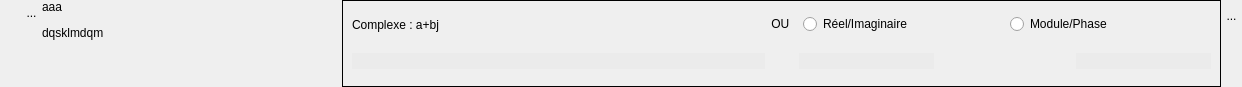
<?xml version="1.0" encoding="UTF-8"?>
<ui version="4.0">
 <class>WidgetSimpComplexe</class>
 <widget class="QWidget" name="WidgetSimpComplexe">
  <property name="geometry">
   <rect>
    <x>0</x>
    <y>0</y>
    <width>1242</width>
    <height>87</height>
   </rect>
  </property>
  <property name="sizePolicy">
   <sizepolicy hsizetype="Preferred" vsizetype="Preferred">
    <horstretch>0</horstretch>
    <verstretch>0</verstretch>
   </sizepolicy>
  </property>
  <property name="minimumSize">
   <size>
    <width>940</width>
    <height>0</height>
   </size>
  </property>
  <property name="maximumSize">
   <size>
    <width>1493</width>
    <height>1400</height>
   </size>
  </property>
  <property name="windowTitle">
   <string>Form</string>
  </property>
  <property name="styleSheet">
   <string notr="true">QLineEdit {
background:rgb(235,235,235);
border:0px;
}</string>
  </property>
  <layout class="QHBoxLayout" name="horizontalLayout_5">
   <property name="spacing">
    <number>0</number>
   </property>
   <property name="margin">
    <number>0</number>
   </property>
   <item>
    <layout class="QVBoxLayout" name="verticalLayout_2">
     <property name="spacing">
      <number>0</number>
     </property>
     <item>
      <layout class="QHBoxLayout" name="horizontalLayout">
       <property name="spacing">
        <number>0</number>
       </property>
       <property name="sizeConstraint">
        <enum>QLayout::SetFixedSize</enum>
       </property>
       <item>
        <spacer name="horizontalSpacer_3">
         <property name="orientation">
          <enum>Qt::Horizontal</enum>
         </property>
         <property name="sizeType">
          <enum>QSizePolicy::Fixed</enum>
         </property>
         <property name="sizeHint" stdset="0">
          <size>
           <width>21</width>
           <height>20</height>
          </size>
         </property>
        </spacer>
       </item>
       <item>
        <widget class="MonBoutonValide" name="RBValide">
         <property name="minimumSize">
          <size>
           <width>21</width>
           <height>25</height>
          </size>
         </property>
         <property name="maximumSize">
          <size>
           <width>21</width>
           <height>25</height>
          </size>
         </property>
         <property name="focusPolicy">
          <enum>Qt::ClickFocus</enum>
         </property>
         <property name="toolTip">
          <string>Affiche le rapport de validation du mot-clef</string>
         </property>
         <property name="styleSheet">
          <string notr="true">border : 0px</string>
         </property>
         <property name="text">
          <string>...</string>
         </property>
         <property name="icon">
          <iconset>
           <normaloff>../Editeur/icons/ast-green-ball.png</normaloff>../Editeur/icons/ast-green-ball.png</iconset>
         </property>
         <property name="iconSize">
          <size>
           <width>25</width>
           <height>25</height>
          </size>
         </property>
        </widget>
       </item>
      </layout>
     </item>
     <item>
      <spacer name="verticalSpacer">
       <property name="orientation">
        <enum>Qt::Vertical</enum>
       </property>
       <property name="sizeHint" stdset="0">
        <size>
         <width>20</width>
         <height>5</height>
        </size>
       </property>
      </spacer>
     </item>
    </layout>
   </item>
   <item>
    <widget class="MonLabelClic" name="label">
     <property name="sizePolicy">
      <sizepolicy hsizetype="Fixed" vsizetype="Preferred">
       <horstretch>0</horstretch>
       <verstretch>0</verstretch>
      </sizepolicy>
     </property>
     <property name="minimumSize">
      <size>
       <width>300</width>
       <height>25</height>
      </size>
     </property>
     <property name="maximumSize">
      <size>
       <width>178</width>
       <height>16777215</height>
      </size>
     </property>
     <property name="frameShape">
      <enum>QFrame::NoFrame</enum>
     </property>
     <property name="text">
      <string>&lt;html&gt;&lt;head/&gt;&lt;body&gt;&lt;p&gt;aaa&lt;/p&gt;&lt;p&gt;dqsklmdqm&lt;/p&gt;&lt;/body&gt;&lt;/html&gt;</string>
     </property>
     <property name="scaledContents">
      <bool>false</bool>
     </property>
     <property name="alignment">
      <set>Qt::AlignLeading|Qt::AlignLeft|Qt::AlignTop</set>
     </property>
    </widget>
   </item>
   <item>
    <widget class="QFrame" name="frame">
     <property name="frameShape">
      <enum>QFrame::Box</enum>
     </property>
     <layout class="QGridLayout" name="gridLayout">
      <item row="0" column="0">
       <layout class="QHBoxLayout" name="horizontalLayout_4">
        <item>
         <widget class="QLabel" name="label_2">
          <property name="sizePolicy">
           <sizepolicy hsizetype="Preferred" vsizetype="Fixed">
            <horstretch>0</horstretch>
            <verstretch>0</verstretch>
           </sizepolicy>
          </property>
          <property name="minimumSize">
           <size>
            <width>0</width>
            <height>29</height>
           </size>
          </property>
          <property name="maximumSize">
           <size>
            <width>16777215</width>
            <height>29</height>
           </size>
          </property>
          <property name="text">
           <string>Complexe : a+bj</string>
          </property>
         </widget>
        </item>
        <item>
         <spacer name="horizontalSpacer_2">
          <property name="orientation">
           <enum>Qt::Horizontal</enum>
          </property>
          <property name="sizeHint" stdset="0">
           <size>
            <width>19</width>
            <height>20</height>
           </size>
          </property>
         </spacer>
        </item>
       </layout>
      </item>
      <item row="1" column="0">
       <widget class="QLineEdit" name="LEComp">
        <property name="frame">
         <bool>false</bool>
        </property>
       </widget>
      </item>
      <item row="0" column="1">
       <widget class="QLabel" name="label_3">
        <property name="sizePolicy">
         <sizepolicy hsizetype="Preferred" vsizetype="Preferred">
          <horstretch>0</horstretch>
          <verstretch>0</verstretch>
         </sizepolicy>
        </property>
        <property name="maximumSize">
         <size>
          <width>50</width>
          <height>24</height>
         </size>
        </property>
        <property name="text">
         <string>&lt;html&gt;&lt;head/&gt;&lt;body&gt;&lt;p align=&quot;center&quot;&gt;OU &lt;/p&gt;&lt;/body&gt;&lt;/html&gt;</string>
        </property>
       </widget>
      </item>
      <item row="0" column="2">
       <layout class="QHBoxLayout" name="horizontalLayout_2">
        <property name="leftMargin">
         <number>4</number>
        </property>
        <property name="rightMargin">
         <number>0</number>
        </property>
        <item>
         <widget class="QRadioButton" name="RBRI">
          <property name="text">
           <string>Réel/Imaginaire</string>
          </property>
         </widget>
        </item>
        <item>
         <widget class="QRadioButton" name="RBMP">
          <property name="text">
           <string>Module/Phase</string>
          </property>
         </widget>
        </item>
       </layout>
      </item>
      <item row="1" column="2">
       <layout class="QHBoxLayout" name="horizontalLayout_3">
        <item>
         <widget class="QLineEdit" name="LEReel">
          <property name="frame">
           <bool>false</bool>
          </property>
         </widget>
        </item>
        <item>
         <spacer name="horizontalSpacer">
          <property name="orientation">
           <enum>Qt::Horizontal</enum>
          </property>
          <property name="sizeHint" stdset="0">
           <size>
            <width>5</width>
            <height>20</height>
           </size>
          </property>
         </spacer>
        </item>
        <item>
         <widget class="QLineEdit" name="LEImag">
          <property name="frame">
           <bool>false</bool>
          </property>
         </widget>
        </item>
       </layout>
      </item>
      <item row="1" column="1">
       <spacer name="verticalSpacer_3">
        <property name="orientation">
         <enum>Qt::Vertical</enum>
        </property>
        <property name="sizeHint" stdset="0">
         <size>
          <width>17</width>
          <height>20</height>
         </size>
        </property>
       </spacer>
      </item>
     </layout>
    </widget>
   </item>
   <item>
    <layout class="QVBoxLayout" name="verticalLayout_3">
     <item>
      <widget class="QToolButton" name="RBPoubelle">
       <property name="minimumSize">
        <size>
         <width>21</width>
         <height>31</height>
        </size>
       </property>
       <property name="maximumSize">
        <size>
         <width>21</width>
         <height>31</height>
        </size>
       </property>
       <property name="styleSheet">
        <string notr="true">border : 0px</string>
       </property>
       <property name="text">
        <string>...</string>
       </property>
       <property name="icon">
        <iconset>
         <normaloff>../Editeur/icons/deleteRond.png</normaloff>../Editeur/icons/deleteRond.png</iconset>
       </property>
       <property name="iconSize">
        <size>
         <width>32</width>
         <height>32</height>
        </size>
       </property>
      </widget>
     </item>
     <item>
      <spacer name="verticalSpacer_2">
       <property name="orientation">
        <enum>Qt::Vertical</enum>
       </property>
       <property name="sizeHint" stdset="0">
        <size>
         <width>18</width>
         <height>47</height>
        </size>
       </property>
      </spacer>
     </item>
    </layout>
   </item>
  </layout>
 </widget>
 <customwidgets>
  <customwidget>
   <class>MonBoutonValide</class>
   <extends>QToolButton</extends>
   <header>monBoutonValide.h</header>
  </customwidget>
  <customwidget>
   <class>MonLabelClic</class>
   <extends>QLabel</extends>
   <header>monLabelClic.h</header>
  </customwidget>
 </customwidgets>
 <tabstops>
  <tabstop>LEComp</tabstop>
  <tabstop>RBRI</tabstop>
  <tabstop>RBMP</tabstop>
  <tabstop>RBPoubelle</tabstop>
 </tabstops>
 <resources/>
 <connections/>
</ui>
